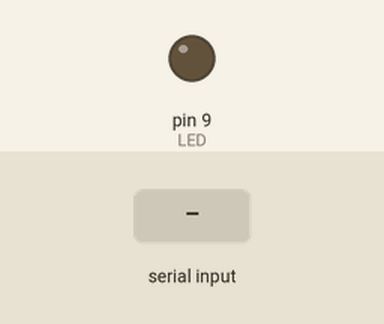
This sketch was run on a simulated Arduino Mega 2560, built with avr-gcc and run on an emulated ATmega2560. On the bench: output pins drawn as LEDs (lit = HIGH). Inputs (shaded band) come from the test bench.

Above: at 1.2 s.
1.3 s: "90,45\n" received over the second serial link
At 3.2 s:
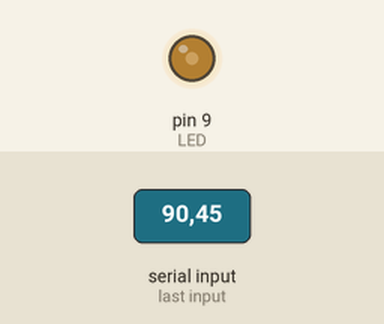
3.8 s: "30,150\n" received over the second serial link
At 5.1 s:
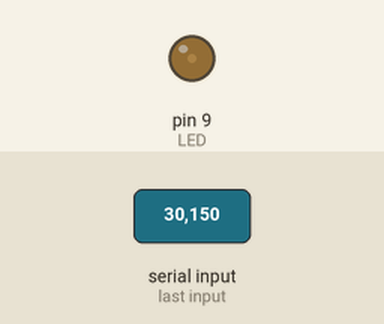
6.3 s: "200\n" received over the second serial link
At 8.1 s:
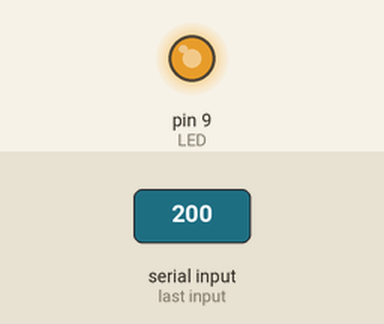
8.8 s: "90\n" received over the second serial link
At 11.2 s:
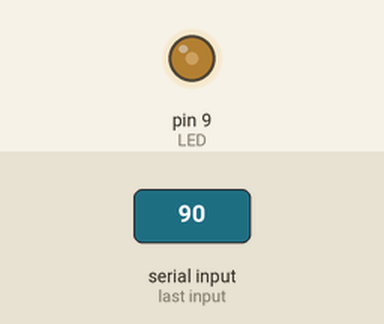
Timing chart, 0 to 12.3 s (numbered marks = the images above; inputs shaded):
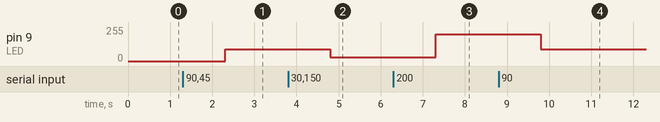

The sketch:

fade_led.ino
```cpp
#define LED 9

String buffer = "";
int command = 0;

void setup() {
  Serial1.begin( 9600 );
  pinMode( LED, OUTPUT );
}

void loop() {
  if ( Serial1.available() ) {
    buffer = Serial1.readString();
    command = buffer.toInt();
    set_led_intensity( command );
  }
}

void set_led_intensity( int value ) {
  if ( value < 0 ) {
    value = 0;
  } else if ( value > 255 ) {
    value = 255;
  }
  analogWrite( LED, value );
}
```

Measured:
- after the input at 1.3 s, pin 9 (LED): 0/255 → 90/255 after 1.0 s
- after the input at 3.8 s, pin 9 (LED): 90/255 → 30/255 after 1.0 s
- after the input at 6.3 s, pin 9 (LED): 30/255 → 200/255 after 1.0 s
- after the input at 8.8 s, pin 9 (LED): 200/255 → 90/255 after 1.0 s
